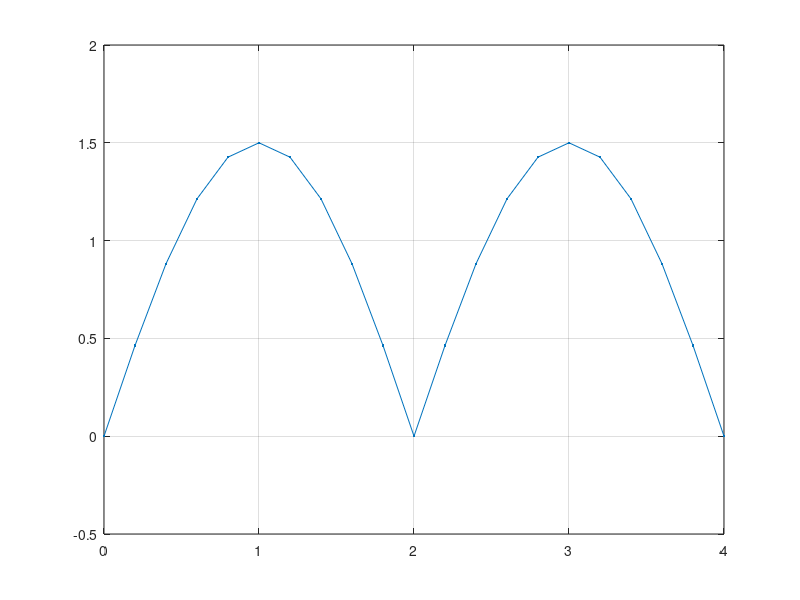

The MATLAB source for this figure:
t=0:0.2:4;
f=1/4;
s=1.5*sin(2*pi*f*t);
n=length(s);
for i=1:1:n
    if i>n/2
        s(i)=-s(i);
    end
end
plot(t,s,'.-'),grid
